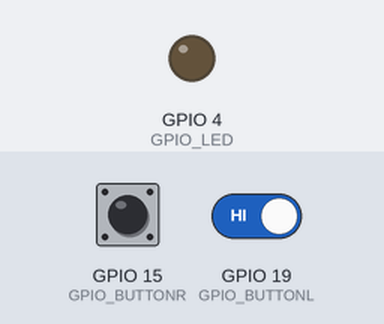
The sketch below on a simulated ESP32. Shown: output pins drawn as LEDs (lit = HIGH). Dashed ring = blinking. Inputs (shaded band) come from the test bench; at power-on: GPIO 15 (GPIO_BUTTONR) HIGH, GPIO 19 (GPIO_BUTTONL) HIGH. WiFi joins after 1.5 s; servers stay silent unless stated; the local clock reads 2024-03-15 10:24:30 at power-on unless the sketch sets it; what the sketch prints to the serial monitor is not drawn.

Above: at 4.7 s.
4.8 s: GPIO 15 (GPIO_BUTTONR) driven LOW and GPIO 19 (GPIO_BUTTONL) driven LOW
At 6.0 s:
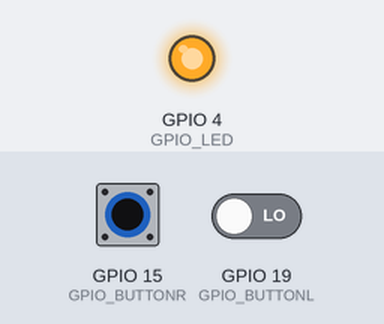
6.3 s: GPIO 15 (GPIO_BUTTONR) driven HIGH
At 7.2 s:
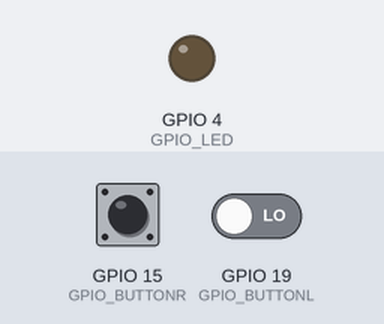
7.8 s: GPIO 15 (GPIO_BUTTONR) driven LOW
At 8.4 s:
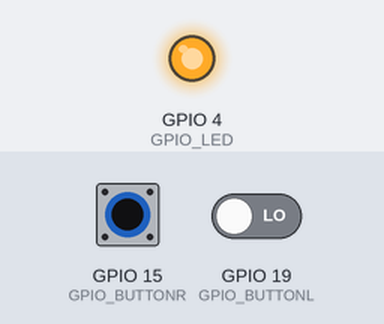
9.3 s: GPIO 15 (GPIO_BUTTONR) pulsed HIGH 2 times (0.12 s each, 0.3 s apart)
At 9.51 s:
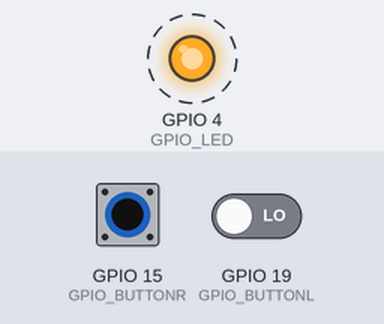
Timing chart, 0 to 12.3 s (numbered marks = the images above; inputs shaded):
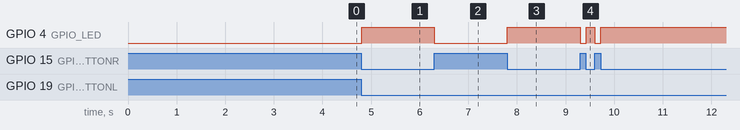

Measured:
- after the input at 4.8 s, GPIO 4 (GPIO_LED): LOW → HIGH at once
- after the input at 6.3 s, GPIO 4 (GPIO_LED): HIGH → LOW at once
- after the input at 7.8 s, GPIO 4 (GPIO_LED): LOW → HIGH at once
- after the input at 9.3 s, GPIO 4 (GPIO_LED): alternates HIGH for 0.18 s and LOW for 0.12 s, 4 changes in all, then stays HIGH, starting at once

The sketch:

Opdracht__3.ino
```cpp
#include <WiFi.h>
#include <time.h>
// LED is active high
#define GPIO_LED 4
#define GPIO_BUTTONL 19
#define GPIO_BUTTONR 15
// add header file for SNTP client
#include "esp_sntp.h"
//


static QueueHandle_t queuehandle; //Queuehande queuehandle wordt aangemaakt
static QueueHandle_t queue;
static const int reset_press = -998;
const char* ssid       = "P2C8400_nomap";
const char* password   = "zxcvbnmasdfghjkl12345";
char timestamp[20]; //variabele waar de tijd in komt te staan


void WiFi_connect(){
  WiFi.begin(ssid, password);
  while (WiFi.status() != WL_CONNECTED) {
      delay(500);
      printf(".");
  }
  printf(" CONNECTED\r\n");
}


char* printLocalTime()
{
 //https://docs.espressif.com/projects/esp-idf/en/latest/esp32/apireference/system/system_time.html
 time_t now;
 char *time_buf = (char*)malloc(64 * sizeof(char));
 struct tm timeinfo;
 time(&now);
 localtime_r(&now, &timeinfo);
 strftime(time_buf, (64 * sizeof(char)), "%c", &timeinfo);
 //ESP_LOGI(TAG, "\r\nThe current date/time is: %s\r\n", time_buf);
 return time_buf;
}

static void debounce_task(void *argp) {
unsigned button_gpio = *(unsigned*)argp;
uint32_t level, state = 0;
uint32_t mask = 0x7FFFFFFF;
int event, last = -999;


for (;;) {
level = !digitalRead(button_gpio);
state = (state << 1) | level;
if ( (state & mask) == mask )
event = button_gpio; // Press
else
event = -button_gpio; // Release

if ( event != last ) {
if ( xQueueSendToBack(queue,&event,0) == pdPASS ) {
last = event;
} else if ( event < 0 ) {
// Queue full, and we need to send a
// button release event. Send a reset_press
// event.
do {
xQueueReset(queue); // Empty queue
} while ( xQueueSendToBack(queue,&reset_press,0) != pdPASS ); ///////
last = event;
}
}
taskYIELD();
}
}

//
// Hydraulic Press Task (LED)
//
static void press_task(void *argp) {
static const uint32_t enable = (1 << GPIO_BUTTONL)
| (1 << GPIO_BUTTONR);
BaseType_t s;
int event;
uint32_t state = 0;

// Make sure press is OFF
digitalWrite(GPIO_LED,LOW);

for (;;) {
s = xQueueReceive(
queue,
&event,
portMAX_DELAY
);
assert(s == pdPASS);


if ( event == reset_press ) {
digitalWrite(GPIO_LED,LOW);
state = 0; printf("RESET!!\n");
continue;
}

if ( event >= 0 ) {
// Button press
state |= 1 << event;
} else {
// Button release
state &= ~(1 << -event);
}


if ( state == enable ) { //beide knopjes ingedrukt
digitalWrite(GPIO_LED,HIGH); //ledje gaat aan

if( xQueueSendToBack(queuehandle, printLocalTime(), 0) != pdPASS)  //wanneer queue vol is
{

  xQueueReceive(queuehandle, &timestamp, 0); //voorste waarde wordt gelezen, in &timestamp gezet en verwijderd.
  printf("Time trown away %s\r\n" , timestamp); //print voorste waarde van hierboven uit
}

} else { //led gaat uit als een knopje niet meer wordt ingedrukt
// Deactivate press
digitalWrite(GPIO_LED,LOW); //ledje gaat uit
}
}
}


//
// Initialization:
//
void setup() {
int app_cpu = xPortGetCoreID();
static int left = GPIO_BUTTONL;
static int right = GPIO_BUTTONR;
TaskHandle_t h;
BaseType_t rc;

WiFi_connect();
char let[20];


delay(2000); // Allow USB to connect
queue = xQueueCreate(2,sizeof(int));
assert(queue);
queuehandle = xQueueCreate(3, sizeof(let) ); //queuehanle wordt een queue van 3 lang, normaal 200 lang


pinMode(GPIO_LED,OUTPUT);
pinMode(GPIO_BUTTONL,INPUT_PULLUP);
pinMode(GPIO_BUTTONR,INPUT_PULLUP);

rc = xTaskCreatePinnedToCore(
debounce_task,


"debounceL",
2048, // Stack size
&left, // Left button gpio
1, // Priority
&h, // Task handle
app_cpu // CPU
);
assert(rc == pdPASS);
assert(h);

rc = xTaskCreatePinnedToCore(
debounce_task,
"debounceR",
2048, // Stack size
&right, // Right button gpio
1, // Priority
&h, // Task handle
app_cpu // CPU
);
assert(rc == pdPASS);
assert(h);

rc = xTaskCreatePinnedToCore(
press_task,
"led",
2048, // Stack size
nullptr, // Not used
1, // Priority
&h, // Task handle
app_cpu // CPU
);
assert(rc == pdPASS);
assert(h);
}


// Not used:
void loop() {
vTaskDelete(nullptr);
}
```
